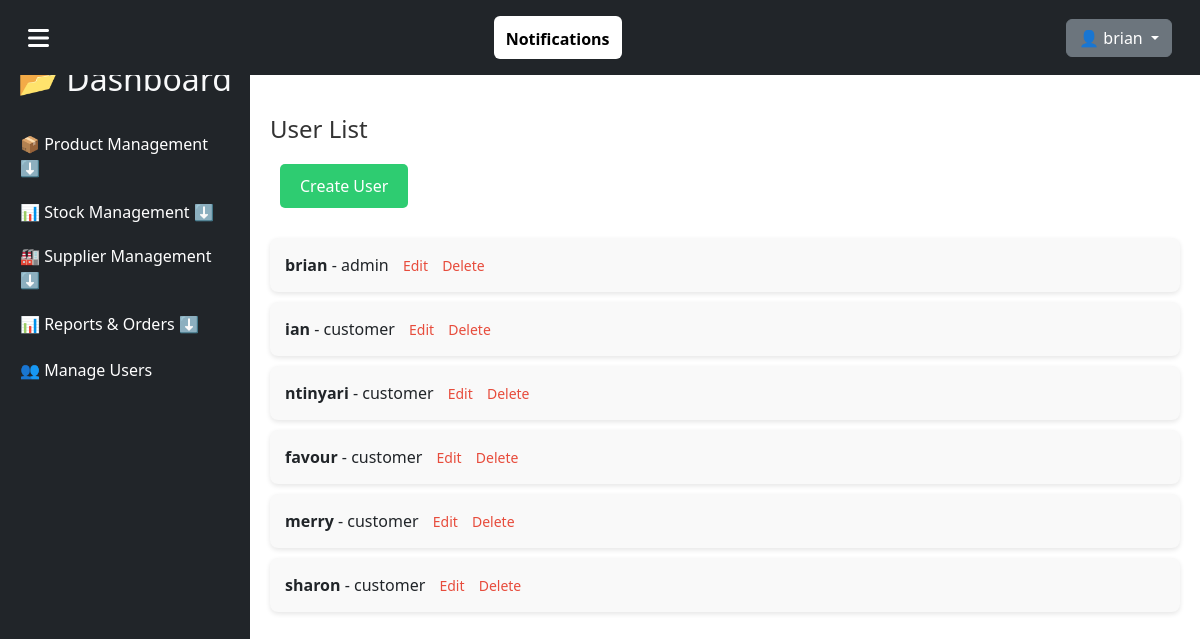
/users/users/ (signed in), run on the app's committed database.
### users/models.py (models this page shows, shortened)
class CustomUser(AbstractUser):
    ROLE_CHOICES = [
        ('admin', 'Admin'),
        ('customer', 'Customer'),
    ]
    email = models.EmailField(unique=True)
    role = models.CharField(max_length=10, choices=ROLE_CHOICES, default='customer')
    objects = CustomUserManager()  # Attach the custom manager
    USERNAME_FIELD = "username"
    REQUIRED_FIELDS = ["email"]
    def is_admin(self):
        return self.role == 'admin'
    class Meta:
        verbose_name = "User"
        verbose_name_plural = "Users"

### users/views.py (the view)
# urls.py: path('users/', views.UserListView.as_view(), name='user_list'),
class UserListView(ListView):
    model = CustomUser
    template_name = 'user_list.html'
    context_object_name = 'users'
    def get_queryset(self):
        if self.request.user.is_admin():
            return CustomUser.objects.all()
        else:
            messages.error(self.request, "You do not have permission to view the users list.")
            return CustomUser.objects.none()

### users/templates/user_list.html (shortened to what this page needs)
{% extends "base.html" %}
{% block content %}
  <div class="user-list-container">
    <h1>User List</h1>
    <a href="{% url 'user_create' %}" class="create-user-btn">Create User</a>
    <ul>
      {% for user in users %}
        <li>
          <strong>{{ user.username }}</strong> - {{ user.role }}
          <a href="{% url 'user_update' user.pk %}">Edit</a>
          <a href="{% url 'user_delete' user.pk %}">Delete</a>
        </li>
      {% empty %}
        <li class="no-users">No users found.</li>
      {% endfor %}
    </ul>
  </div>
{% endblock %}

### home/templates/base.html (shortened to what this page needs)
<!DOCTYPE html>
<html lang="en">
<head>
    <link rel="stylesheet" href="https://cdn.jsdelivr.net/npm/bootstrap@5.3.0/dist/css/bootstrap.min.css">
    <link rel="stylesheet" href="https://cdnjs.cloudflare.com/ajax/libs/font-awesome/6.4.2/css/all.min.css">
</head>
<body>
<nav class="navbar navbar-expand-lg bg-dark p-3">
    <div class="container-fluid d-flex justify-content-between align-items-center">
        <div class="menu-toggle text-white" onclick="toggleSidebar()">
            <i class="fas fa-bars"></i>
        </div>
        {% if user.is_authenticated %}
        <div class="dropdown">
            <button class="btn btn-light position-relative" type="button" id="notificationDropdown" data-bs-toggle="dropdown" aria-expanded="false">
                 Notifications
            </button>
        </div>
    {% endif %}
        <div>
            {% if user.is_authenticated %}
            <div class="dropdown">
                <button class="btn btn-secondary dropdown-toggle" type="button" data-bs-toggle="dropdown">
                    👤 {{ user.username }}
                </button>
            </div>
            {% else %}
            <a href="{% url 'login' %}" class="btn btn-success">Login</a>
            <a href="{% url 'signup' %}" class="btn btn-warning">Sign Up</a>
            {% endif %}
        </div>
    </div>
</nav>
<aside class="sidebar">
    <h2 class="text-light text-center">📂 Dashboard</h2>
    <ul class="list-unstyled mt-4">
        {% if user.is_authenticated %}
            {% if user.is_staff %}
            <li>
                <button class="dropdown-button">📦 Product Management ⬇</button>
            </li>
            <li>
                <button class="dropdown-button">📊 Stock Management ⬇</button>
            </li>
            <li>
                <button class="dropdown-button">🏭 Supplier Management ⬇</button>
            </li>
            <li>
                <button class="dropdown-button">📊 Reports & Orders ⬇</button>
            </li>
            <li><a href="{% url 'user_list' %}">👥 Manage Users</a></li>
            {% endif %}
        {% endif %}
    </ul>
</aside>
<main class="main-content">
    {% block content %}{% endblock %}
</main>
</body>
</html>

### home/templates/base.html (style rules this page uses)
#notificationDropdown { background-color: #fff; border: none; font-weight: bold; }
.navbar { position: sticky; top: 0; width: 100%; z-index: 1000; background-color: #343a40; padding: 15px 20px; }
.sidebar { width: 250px; height: 100vh; background-color: #212529; position: fixed; top: 0; left: 0; padding-top: 60px; transition: all 0.3s ease-in-out; }
.sidebar a { display: block; padding: 12px 20px; color: white; text-decoration: none; }
.dropdown-button { background: none; border: none; width: 100%; text-align: left; color: white; padding: 10px 20px; }
.main-content { margin-left: 250px; padding: 20px; }
.menu-toggle { font-size: 24px; cursor: pointer; color: white; }

### users/templates/user_list.html (style rules this page uses)
.user-list-container { margin-top: 20px; }
.user-list-container h1 { font-size: 24px; margin-bottom: 20px; color: #333; }
.user-list-container a { text-decoration: none; color: #3498db; font-size: 16px; margin-left: 10px; }
.user-list-container ul { list-style-type: none; padding: 0; }
.user-list-container ul li { background-color: #f9f9f9; margin: 10px 0; padding: 15px; border-radius: 8px; box-shadow: 0 2px 5px rgba(0, 0, 0, 0.1); }
.user-list-container ul li a { color: #e74c3c; font-size: 14px; margin-left: 10px; }
.user-list-container .create-user-btn { display: inline-block; padding: 10px 20px; background-color: #2ecc71; color: white; border-radius: 5px; text-align: center; text-decoration: none; font-size: 16px; margin-bottom: 20px; }

### data on the page
CustomUser: username "brian", role "admin"
CustomUser: username "ian", role "customer"
CustomUser: username "ntinyari", role "customer"
CustomUser: username "favour", role "customer"
CustomUser: username "merry", role "customer"
CustomUser: username "sharon", role "customer"
